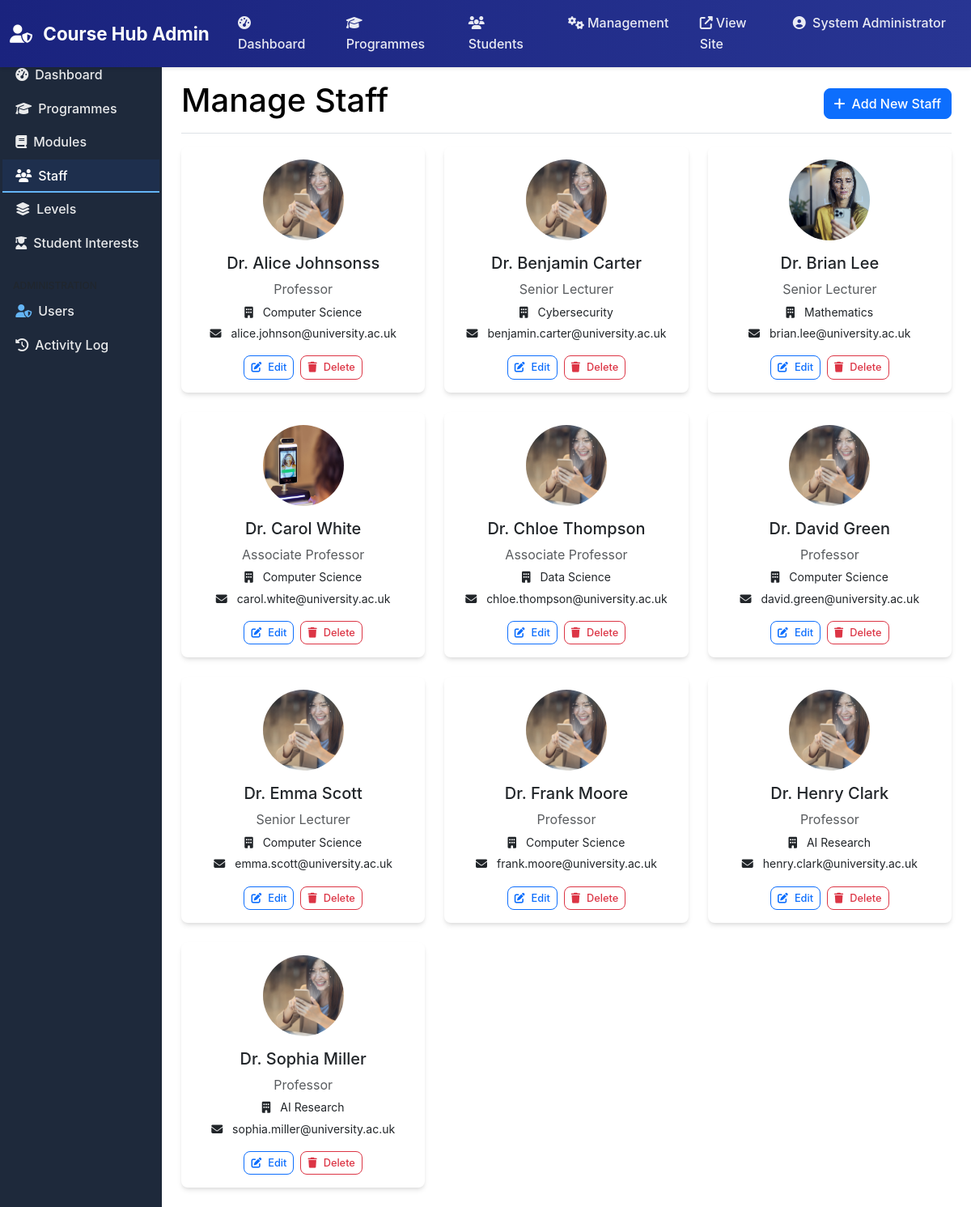
The page /admin/staff.php (signed in) on the database its author committed.
### tables this page shows
CREATE TABLE `staff` (
  `StaffID` int(11) NOT NULL,
  `Username` varchar(100) NOT NULL,
  `PasswordHash` varchar(255) NOT NULL,
  `Name` varchar(200) NOT NULL,
  `Email` varchar(255) NOT NULL,
  `Phone` varchar(20) DEFAULT NULL,
  `Department` varchar(100) DEFAULT NULL,
  `Title` varchar(100) DEFAULT NULL,
  `Bio` text DEFAULT NULL,
  `ProfileImage` varchar(255) DEFAULT NULL,
  `IsActive` tinyint(1) DEFAULT 1,
  `CreatedAt` timestamp NOT NULL DEFAULT current_timestamp()
);

### classes/Staff.php (called while the page is built, shortened)
<?php
class Staff {
    private $db;
    public function __construct($database) {
        $this->db = $database;
    }
    public function getAllStaff($includeInactive = false) {
        try {
            $sql = "
                SELECT StaffID, Username, Name, Email, Phone, Department, Title, Bio,
                       ProfileImage, IsActive, CreatedAt
                FROM Staff
            ";
            $sql .= " ORDER BY Name";
            $stmt = $this->db->prepare($sql);
            $stmt->execute();
            return $stmt->fetchAll();
        } catch (Exception $e) {
            error_log("Get all staff error: " . $e->getMessage());
            return [];
        }
    }
}
?>

### admin/staff.php (the view, shortened to what this page needs)
<?php
require_once __DIR__ . '/../config/config.php';
$staff = new Staff($db);
$allStaff = $staff->getAllStaff(true);
?>
<!DOCTYPE html>
<html lang="en">
<head>
    <link href="https://cdn.jsdelivr.net/npm/bootstrap@5.3.0/dist/css/bootstrap.min.css" rel="stylesheet">
    <link href="https://cdnjs.cloudflare.com/ajax/libs/font-awesome/6.4.0/css/all.min.css" rel="stylesheet">
    <link href="../assets/css/style.css" rel="stylesheet">
</head>
<body class="admin-body">
    <?php include 'includes/admin_nav.php'; ?>
    <div class="container-fluid">
        <div class="row">
            <?php include 'includes/admin_sidebar.php'; ?>
            <main class="col-md-9 ms-sm-auto col-lg-10 px-md-4 py-4">
                <div class="d-flex justify-content-between flex-wrap flex-md-nowrap align-items-center pb-2 mb-3 border-bottom">
                    <h1 class="text-black">Manage Staff</h1>
                    <button class="btn btn-primary" data-bs-toggle="modal" data-bs-target="#staffModal">
                        <i class="fas fa-plus me-2"></i>Add New Staff
                    </button>
                </div>
                <div class="row row-cols-1 row-cols-md-2 row-cols-xl-3 g-4">
                    <?php foreach ($allStaff as $s): ?>
                        <div class="col">
                            <div class="card h-100 staff-card <?php echo $s['IsActive'] ? '' : 'bg-light'; ?>">
                                <div class="card-body text-center">
                                    <img src="<?php echo $s['ProfileImage'] ? '../' . $s['ProfileImage'] : '../assets/images/default-profile.png'; ?>"
                                         alt="<?php echo htmlspecialchars($s['Name']); ?>"
                                         class="profile-image mb-3">
                                    <h5 class="card-title">
                                        <?php echo htmlspecialchars($s['Name']); ?>
                                    </h5>
                                    <p class="card-text text-muted mb-1">
                                        <?php echo htmlspecialchars($s['Title'] ?? 'No title specified'); ?>
                                    </p>
                                    <p class="card-text small mb-1">
                                        <i class="fas fa-building me-2"></i>
                                        <?php echo htmlspecialchars($s['Department'] ?? 'No department specified'); ?>
                                    </p>
                                    <p class="card-text small mb-3">
                                        <i class="fas fa-envelope me-2"></i>
                                        <?php echo htmlspecialchars($s['Email'] ?? 'No email specified'); ?>
                                    </p>
                                    <div class="d-flex justify-content-center gap-2">
                                        <button class="btn btn-sm btn-outline-primary view-staff"
                                                data-staff-id="<?php echo $s['StaffID']; ?>"
                                                data-bs-toggle="modal"
                                                data-bs-target="#staffModal">
                                            <i class="fas fa-edit me-2"></i>Edit
                                        </button>
                                        <button class="btn btn-sm btn-outline-danger delete-staff"
                                                data-staff-id="<?php echo $s['StaffID']; ?>"
                                                data-staff-name="<?php echo htmlspecialchars($s['Name']); ?>">
                                            <i class="fas fa-trash me-2"></i>Delete
                                        </button>
                                    </div>
                                </div>
                            </div>
                        </div>
                    <?php endforeach; ?>
                </div>
            </main>
        </div>
    </div>
</body>
</html>

### assets/css/style.css (style rules this page uses)
:root { --primary-color: #020d23; --secondary-color: #64748b; --success-color: #059669; --info-color: #0891b2; --warning-color: #d97706; --danger-color: #dc2626; --light-color: #f8fafc; --dark-color: #1e293b; --muted-color: #6b7280; --border-radius: 8px; --box-shadow: 0 4px 6px -1px rgba(0, 0, 0, 0.1), 0 2px 4px -1px rgba(0, 0, 0, 0.06); --box-shadow-lg: 0 20px 25px -5px rgba(0, 0, 0, 0.1), 0 10px 10px -5px rgba(0, 0, 0, 0.04); --transition: all 0.3s ease; }
body { font-family: 'Inter', -apple-system, BlinkMacSystemFont, 'Segoe UI', Roboto, sans-serif; line-height: 1.6; color: var(--dark-color); }
.text-black { color: black !important; }
.btn { border-radius: var(--border-radius); font-weight: 500; transition: var(--transition); }
.card { border-radius: var(--border-radius); border: none; box-shadow: var(--box-shadow); transition: var(--transition); }
.btn-sm { padding: 0.25rem 0.5rem; font-size: 0.8rem; }

### admin/staff.php (style rules this page uses)
.staff-card { transition: transform 0.2s; }
.profile-image { width: 100px; height: 100px; object-fit: cover; border-radius: 50%; }

### rows shown on the page
staff: ProfileImage (picture), Name "Dr. Alice Johnsonss", Title "Professor", Department "Computer Science", Email "alice.johnson@university.ac.uk"
staff: ProfileImage (picture), Name "Dr. Benjamin Carter", Title "Senior Lecturer", Department "Cybersecurity", Email "benjamin.carter@university.ac.uk"
staff: ProfileImage (picture), Name "Dr. Brian Lee", Title "Senior Lecturer", Department "Mathematics", Email "brian.lee@university.ac.uk"
staff: ProfileImage (picture), Name "Dr. Carol White", Title "Associate Professor", Department "Computer Science", Email "carol.white@university.ac.uk"
staff: ProfileImage (picture), Name "Dr. Chloe Thompson", Title "Associate Professor", Department "Data Science", Email "chloe.thompson@university.ac.uk"
staff: ProfileImage (picture), Name "Dr. David Green", Title "Professor", Department "Computer Science", Email "david.green@university.ac.uk"
staff: ProfileImage (picture), Name "Dr. Emma Scott", Title "Senior Lecturer", Department "Computer Science", Email "emma.scott@university.ac.uk"
staff: ProfileImage (picture), Name "Dr. Frank Moore", Title "Professor", Department "Computer Science", Email "frank.moore@university.ac.uk"
staff: ProfileImage (picture), Name "Dr. Henry Clark", Title "Professor", Department "AI Research", Email "henry.clark@university.ac.uk"
staff: ProfileImage (picture), Name "Dr. Sophia Miller", Title "Professor", Department "AI Research", Email "sophia.miller@university.ac.uk"

### other values the page prints
SITE_NAME "Course Hub"
$_SESSION['user_name'] "System Administrator"
